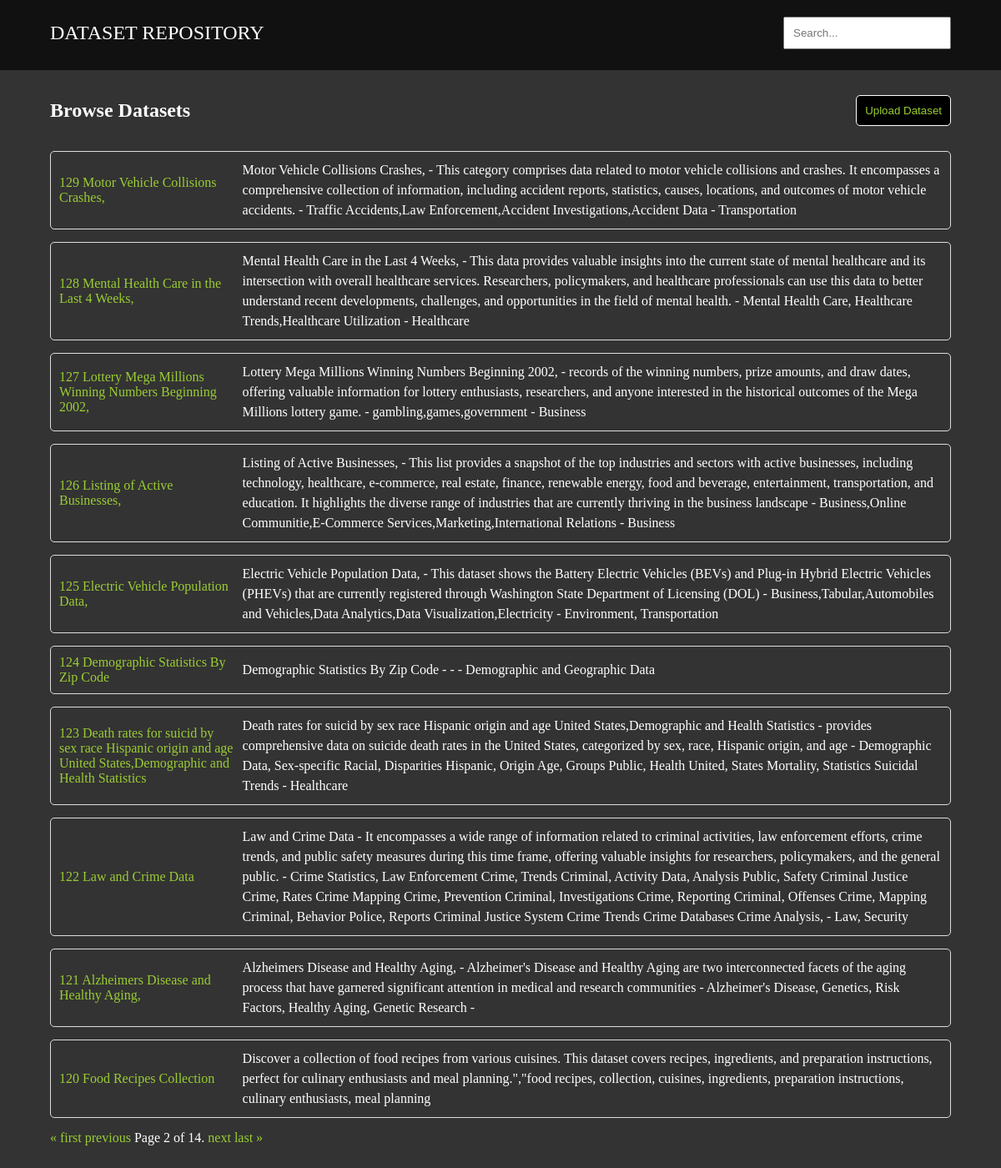
Page /?q=&page=2 on the committed database.
### base/models.py (models this page shows, shortened)
class Dataset(models.Model):
  category = models.ManyToManyField(Category, blank=True)
  title = models.CharField(_("Title"), max_length=255, blank=True)
  description = models.TextField(blank=True, null=True)
  tags = models.TextField(blank=True)
  overview = models.TextField(_("Overview"), blank=True)
  author = models.CharField(max_length=255, blank=True)
  research_title = models.CharField(max_length=255, blank=True)
  link = models.CharField(max_length=255, blank=True)
  source = models.CharField(max_length=255, blank=True, choices=(
    ("primary", "Primary"),
    ("secondary", "Secondary"),
  ))
  form = models.CharField(max_length=255, blank=True, choices=(
    ("raw", "Raw"),
    ("processed", "Processed/Cleaned"),
  ))
  format = models.CharField(max_length=255, blank=True)
  file = models.FileField(upload_to="uploads/", blank=True, null=True,
                          validators=[
                            FileExtensionValidator(allowed_extensions=["zip", "rar"])
                          ])

### base/views.py (the view)
# urls.py: path("", views.home, name="home"),
def home(request):
  q = request.GET.get('q', '')
  datasets = Dataset.objects.filter(
    Q(title__icontains=q) |
    Q(overview__icontains=q)
  ).order_by("-id")
  datasets_per_page = 10
  paginator = Paginator(datasets, datasets_per_page)
  page_number = request.GET.get('page')
  page = paginator.get_page(page_number)
  return render(request, "base/home.html", {"page" : page, "q" : q})

### base/templates/base/home.html (shortened to what this page needs)
<!DOCTYPE html>
<html lang="en">
<head>
</head>
<body>
  <header>
    <nav>
      <a href="/"><div class="logo">DATASET REPOSITORY</div></a>
      <div class="search">
        <form action="{% url 'home' %}" method="GET">
          <input type="text" name="q" placeholder="Search..." autocomplete="off">
        </form>
      </div>
    </nav>
  </header>
  <main>
    <div class="content">
      <div class="inner">
        <h2>Browse Datasets</h2>
        <button class="upload-button"><a href="upload/" class="hover">Upload Dataset</a></button>
      </div>
      <div class="outer">
        {% for dataset in page %}
            <div class="container">
              <a href="/dataset/{{ dataset.id }}" class="hover"><li>{{ dataset.id }} {{ dataset.title }} </li></a>
              <p>{{ dataset.overview }} </p>
            </div>
        {% endfor %}
        <div class="pagination">
          <span class="step-links">
              {% if page.has_previous %}
                  <a href="?q={{ q }}&page=1">&laquo; first</a>
                  <a href="?q={{ q }}&page={{ page.previous_page_number }}">previous</a>
              {% endif %}
              <span class="current-page">Page {{ page.number }} of {{ page.paginator.num_pages }}.</span>
              {% if page.has_next %}
                  <a href="?q={{ q }}&page={{ page.next_page_number }}">next</a>
                  <a href="?q={{ q }}&page={{ page.paginator.num_pages }}">last &raquo;</a>
              {% endif %}
          </span>
      </div>
      </div>
    </div>
  </main>
</body>
</html>

### base/templates/base/home.html (style rules this page uses)
* { box-sizing: border-box; margin: 0px; padding: 0px; }
body { background-color: #333; color: white; }
header { background-color: #111; display: flex; justify-content: center; align-items: center; margin-bottom: 20px; }
header nav { width: 90%; display: flex; justify-content: space-between; align-items: center; color: white; font-size: 24px; text-align: center; margin-bottom: 5px; padding: 20px 0px; }
main { background-color: #333; display: flex; justify-content: center; padding-bottom: 40px }
main .content { display: flex; justify-content: center; flex-direction: column; width: 90%; }
main .inner { display: flex; justify-content: space-between; align-items: center; padding: 10px 0px; margin-bottom: 20px; }
.upload-button { background-color: #000; color: blue; border: 1px solid #fff; padding: 10px; border-radius: 5px; cursor: pointer; }
li { list-style-type: none; }
a { color: yellowgreen; }
h2 { text-align: center; }
.container { display: flex; padding: 10px; margin-bottom: 15px; border: 1px solid #ddd; gap: 10px; border-radius: 5px; align-items: center; }
.container a { width: 20%; }
.container p { width: 80%; }
.logo { color: white; }
p { line-height: 1.5; font-size: 1em; }
a { text-decoration: none; }
input { padding: 10px; }

### rows in the picture
Dataset: id "129", title "Motor Vehicle Collisions Crashes,", overview "Motor Vehicle Collisions Crashes, - This category comprises data related to motor vehicle collisions and crashes. It encompasses a comprehensive collection of information, including accident reports, statistics, causes, locations, and outcomes of motor vehicle accidents. - Traffic Accidents,Law Enforcement,Accident Investigations,Accident Data - Transportation"
Dataset: id "128", title "Mental Health Care in the Last 4 Weeks,", overview "Mental Health Care in the Last 4 Weeks, - This data provides valuable insights into the current state of mental healthcare and its intersection with overall healthcare services. Researchers, policymakers, and healthcare professionals can use this data to better understand recent developments, challenges, and opportunities in the field of mental health. - Mental Health Care, Healthcare Trends,Healthcare Utilization - Healthcare"
Dataset: id "127", title "Lottery Mega Millions Winning Numbers Beginning 2002,", overview "Lottery Mega Millions Winning Numbers Beginning 2002, - records of the winning numbers, prize amounts, and draw dates, offering valuable information for lottery enthusiasts, researchers, and anyone interested in the historical outcomes of the Mega Millions lottery game. - gambling,games,government - Business"
Dataset: id "126", title "Listing of Active Businesses,", overview "Listing of Active Businesses, - This list provides a snapshot of the top industries and sectors with active businesses, including technology, healthcare, e-commerce, real estate, finance, renewable energy, food and beverage, entertainment, transportation, and education. It highlights the diverse range of industries that are currently thriving in the business landscape - Business,Online Communitie,E-Commerce Services,Marketing,International Relations - Business"
Dataset: id "125", title "Electric Vehicle Population Data,", overview "Electric Vehicle Population Data, - This dataset shows the Battery Electric Vehicles (BEVs) and Plug-in Hybrid Electric Vehicles (PHEVs) that are currently registered through Washington State Department of Licensing (DOL) - Business,Tabular,Automobiles and Vehicles,Data Analytics,Data Visualization,Electricity - Environment, Transportation"
Dataset: id "124", title "Demographic Statistics By Zip Code", overview "Demographic Statistics By Zip Code - - - Demographic and Geographic Data"
Dataset: id "123", title "Death rates for suicid by sex race Hispanic origin and age United States,Demographic and Health Statistics", overview "Death rates for suicid by sex race Hispanic origin and age United States,Demographic and Health Statistics - provides comprehensive data on suicide death rates in the United States, categorized by sex, race, Hispanic origin, and age - Demographic Data, Sex-specific Racial, Disparities Hispanic, Origin Age, Groups Public, Health United, States Mortality, Statistics Suicidal Trends - Healthcare"
Dataset: id "122", title "Law and Crime Data", overview "Law and Crime Data - It encompasses a wide range of information related to criminal activities, law enforcement efforts, crime trends, and public safety measures during this time frame, offering valuable insights for researchers, policymakers, and the general public. - Crime Statistics, Law Enforcement Crime, Trends Criminal, Activity Data, Analysis Public, Safety Criminal Justice Crime, Rates Crime Mapping Crime, Prevention Criminal, Investigations Crime, Reporting Criminal, Offenses Crime, Mapping Criminal, Behavior Police, Reports Criminal Justice System Crime Trends Crime Databases Crime Analysis, - Law, Security"
Dataset: id "121", title "Alzheimers Disease and Healthy Aging,", overview "Alzheimers Disease and Healthy Aging, - Alzheimer's Disease and Healthy Aging are two interconnected facets of the aging process that have garnered significant attention in medical and research communities - Alzheimer's Disease, Genetics, Risk Factors, Healthy Aging, Genetic Research -"
Dataset: id "120", title "Food Recipes Collection", overview "Discover a collection of food recipes from various cuisines. This dataset covers recipes, ingredients, and preparation instructions, perfect for culinary enthusiasts and meal planning.\",\"food recipes, collection, cuisines, ingredients, preparation instructions, culinary enthusiasts, meal planning"

### other values in the picture
{{ page.number }} "2"
{{ page.paginator.num_pages }} "14"
